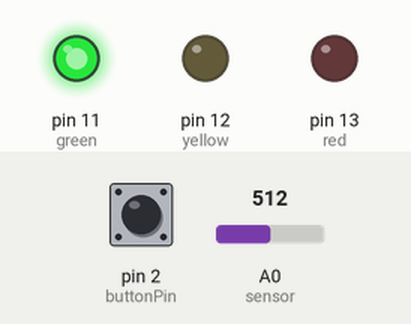
Recording of a sketch running on a simulated Arduino Uno, built with avr-gcc and run on an emulated ATmega328P. Parts: output pins drawn as LEDs (lit = HIGH). The test bench sets the inputs (shaded band); at power-on: A0 (sensor) = 512, pin 2 (buttonPin) LOW.

Above: at 12.0 s.
12.1 s: A0 (sensor) set to 0
At 18.2 s:
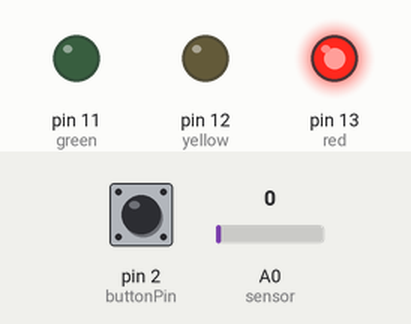
26.1 s: A0 (sensor) set to 122
At 28.5 s:
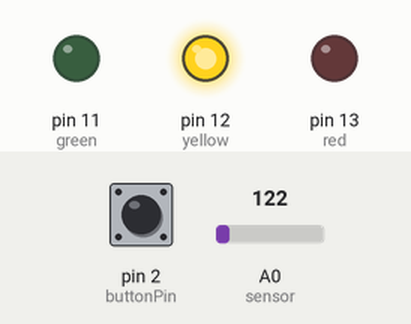
Timing chart, 0 to 40.5 s (numbered marks = the images above; inputs shaded):
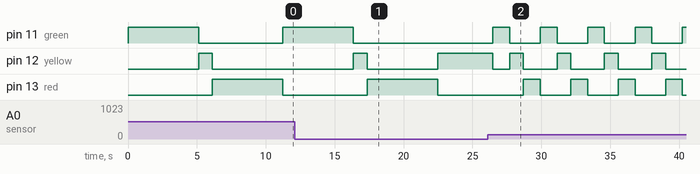

Measured:
- after the input at 12.1 s, pin 11 (green): goes on until 16.4 s, then stays LOW
- after the input at 26.1 s, pin 11 (green): alternates HIGH for 1.2 s and LOW for 2.2 s, starting after 0.38 s; pin 12 (yellow): HIGH → LOW after 0.38 s, then repeats every 3.4 s: HIGH 1.0 s, LOW 2.4 s; pin 13 (red): alternates HIGH for 1.2 s and LOW for 2.2 s, starting after 2.6 s

The sketch:

lab1Analog.ino
```cpp
// constants won't change. They're used here to set pin numbers:
const int buttonPin = 2;     // the number of the pushbutton pin
const int red =  13;      // the number of the LED pin
const int yellow = 12;
const int green = 11;
int sensor = A0;
int sensorValue = 0;

// variables will change:
int buttonState = 0;         // variable for reading the pushbutton status

void setup() {
  // initialize the LED pin as an output:
  pinMode(red, OUTPUT);
  pinMode(yellow, OUTPUT);
  pinMode(green, OUTPUT);
  // initialize the pushbutton pin as an input:
  pinMode(buttonPin, INPUT);
}

void loop() {
  // read the state of the pushbutton value:
  buttonState = digitalRead(buttonPin);

  sensorValue = analogRead(sensor);

  // check if the pushbutton is pressed. If it is, the buttonState is HIGH:
    digitalWrite(green, HIGH); // turn on LED
    delay(10 * sensorValue); // waits for a second
    digitalWrite(green, LOW); // turn off LED
    //delay(500); // waits for a second

    digitalWrite(yellow, HIGH); // turn on LED
    delay(1000); // waits for a second
    digitalWrite(yellow, LOW); // turn off LED
    //delay(500); // waits for a second

    digitalWrite(red, HIGH); // turn on LED
    delay(sensorValue * 10); // waits for a second
    digitalWrite(red, LOW); // turn off LED
    //delay(1000); // waits for a second

}
```
